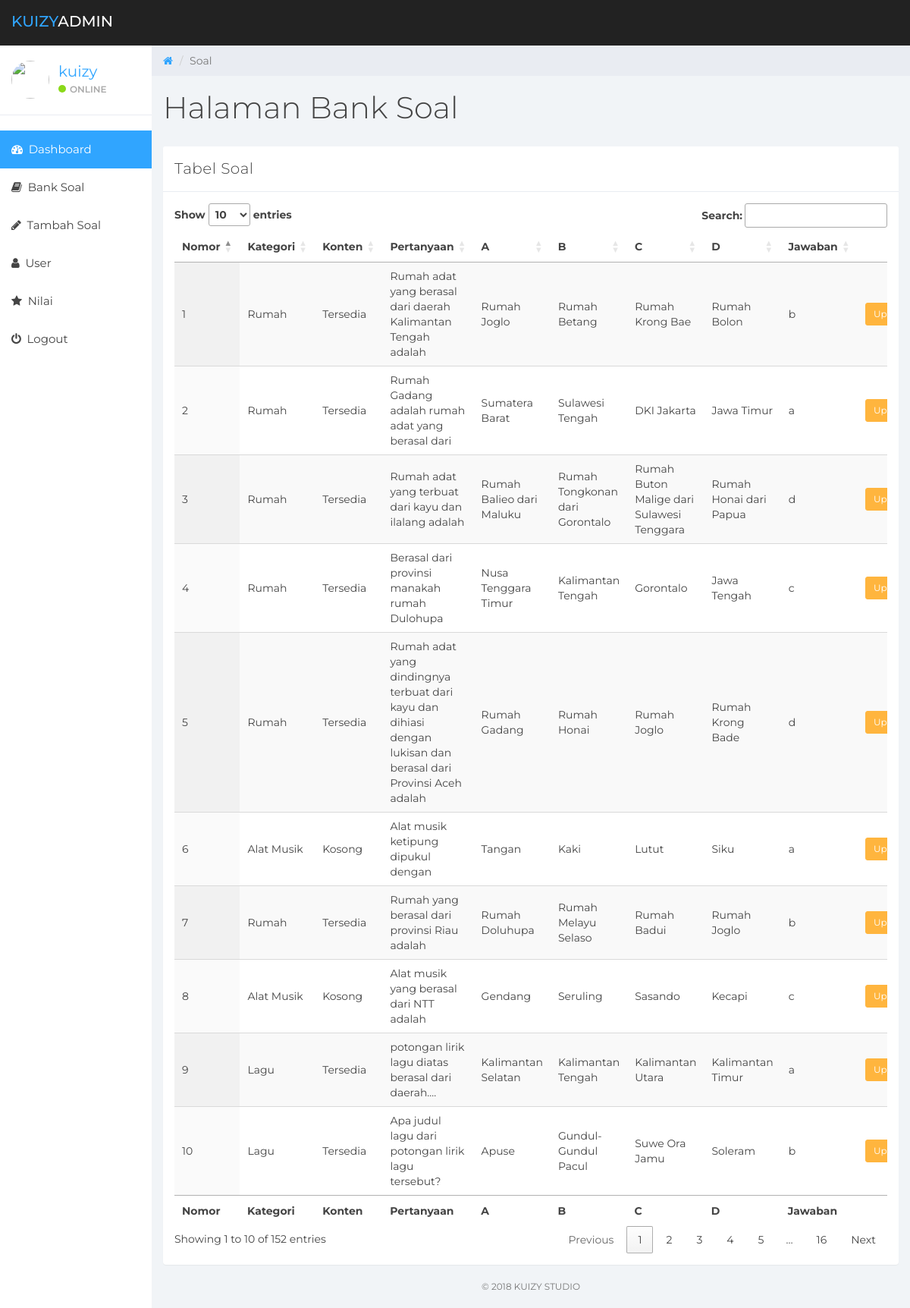
Screenshot of /soal (signed in) with the database file from the repository.
### tables this page shows
CREATE TABLE `soal` (
  `kd_soal` int(11) NOT NULL,
  `soal` varchar(255) NOT NULL,
  `pil_a` varchar(255) NOT NULL,
  `pil_b` varchar(255) NOT NULL,
  `pil_c` varchar(255) NOT NULL,
  `pil_d` varchar(255) NOT NULL,
  `jawaban` varchar(255) NOT NULL,
  `kategori` varchar(255) NOT NULL,
  `gambar` varchar(255) NOT NULL
);

### soal.php (the view, shortened to what this page needs)
<?php
include "act/con.php";
$no=1;
?>
<!DOCTYPE html>
<html>
<head>
	<link rel="stylesheet" type="text/css" href="https://cdn.datatables.net/1.10.16/css/jquery.dataTables.css">
	<link href="css/bootstrap.min.css" rel="stylesheet">
	<link rel="stylesheet" href="https://cdnjs.cloudflare.com/ajax/libs/font-awesome/4.7.0/css/font-awesome.min.css">
	<link href="css/datepicker3.css" rel="stylesheet">
	<link href="css/styles.css" rel="stylesheet">
</head>
<body>
	<?php include"tem/sidebar.php"; ?>
	<div class="col-sm-9 col-sm-offset-3 col-lg-10 col-lg-offset-2 main">
		<div class="row">
			<ol class="breadcrumb">
				<li><a href="https://kuizy.000webhostapp.com/">
					<em class="fa fa-home"></em>
				</a></li>
				<li class="active">Soal</li>
			</ol>
		</div>
		<div class="row">
			<div class="col-lg-12">
				<h1 class="page-header">Halaman Bank Soal</h1>
			</div>
		</div>
		<div class="row">
			<div class="col-lg-12">
				<div class="panel panel-default">
					<div class="panel-heading">Tabel Soal</div>
					<div class="panel-body">
						<table id="example" class="display" cellspacing="0" width="100%">
        <thead>
            <tr>
                <th>Nomor</th>
                <th>Kategori</th>
                <th>Konten</th>
                <th>Pertanyaan</th>
                <th>A</th>
                <th>B</th>
                <th>C</th>
                <th>D</th>
                <th>Jawaban</th>
                <th></th>
            </tr>
        </thead>
        <tfoot>
            <tr>
                <th>Nomor</th>
                <th>Kategori</th>
                <th>Konten</th>
                <th>Pertanyaan</th>
                <th>A</th>
                <th>B</th>
                <th>C</th>
                <th>D</th>
                <th>Jawaban</th>
                <th></th>
            </tr>
        </tfoot>
        <tbody>
        <?php
        $sql = "SELECT * FROM soal";
        $query = $conn->query($sql);
        while ($row = $query->fetch_assoc()) :?>
        	<tr>
        		<td><?php echo $no;?></td>
        		<td>
        		    <?php
        		        if($row['kategori']==1) echo "Alat Musik";
        		        else if($row['kategori']==2) echo "Lagu";
        		        else if($row['kategori']==3) echo "Pakaian";
        		        else if($row['kategori']==4) echo "Rumah";
        		        else if($row['kategori']==5) echo "Tari";
        		    ?>
        		</td>
        		<td><?php if($row['gambar']) echo "Tersedia"; else echo"Kosong";?></td>
        		<td><?php echo $row['soal'];?></td>
                <td><?php echo $row['pil_a'];?></td>
                <td><?php echo $row['pil_b'];?></td>
                <td><?php echo $row['pil_c'];?></td>
                <td><?php echo $row['pil_d'];?></td>
        		<td><?php echo $row['jawaban'];?></td>
        		<td><a href="update/<?php echo $row['kd_soal'];?>"><button type="button" class="btn btn-sm btn-warning">Update</button></a></td>
        	</tr>
        <?php $no++; endwhile;?>
        </tbody>
    </table>
					</div>
				</div>
			</div>
			<div class="col-sm-12">
				<p class="back-link">&copy; 2018 Kuizy Studio</p>
			</div>
		</div>
	</div>
</body>
</html>

### css/styles.css (style rules this page uses)
body { background: #f1f4f7; padding-top: 60px; font-size: 14px; color: #444444; font-family: "Montserrat", "Helvetica Neue", Helvetica, Arial, sans-serif; }
p { color: #777; }
a, a:hover, a:focus { color: #30a5ff; }
h1, h2, h3, h4, h5, h6 { color: #444444; }
h1 { font-weight: 300; font-size: 40px; }
.btn-warning, .btn-warning:hover, .btn-warning:focus, .btn-warning:active, .btn-warning.active, .open > .dropdown-toggle.btn-warning, .btn-warning.disabled, .btn-warning[disabled], fieldset[disabled] .btn-warning, .btn-warning.disabled:hover, .btn-warning[disabled]:hover, fieldset[disabled] .btn-warning:hover, .btn-warning.disabled:focus, .btn-warning[disabled]:focus, fieldset[disabled] .btn-warning:focus, .btn-warning.disabled:active, .btn-warning[disabled]:active, fieldset[disabled] .btn-warning:active, .btn-warning.disabled.active, .btn-warning[disabled].active, fieldset[disabled] .btn-warning.active { background-color: #ffb53e; border-color: #ffb53e; }
.panel { border: 0; }
.panel-heading { font-size: 20px; font-weight: 300; letter-spacing: 0.025em; height: 60px; line-height: 38px; }
.panel-default .panel-heading { background: #fff; border-bottom: 1px solid #e9ecf2; color: #444444; }
.breadcrumb { border-radius: 0; padding: 10px 15px 10px 15px; background: #e9ecf2; margin: 0; }
h1.page-header { margin-top: 20px; border-bottom: 0; }
p.back-link { text-align: center; margin-bottom: 20px; font-size: 12px; text-transform: uppercase; }

### rows the page displays
soal: kategori "Rumah", shows "Tersedia", soal "Rumah adat yang berasal dari daerah Kalimantan Tengah adalah", pil_a "Rumah Joglo", pil_b "Rumah Betang", pil_c "Rumah Krong Bae", pil_d "Rumah Bolon", jawaban "b"
soal: kategori "Rumah", shows "Tersedia", soal "Rumah Gadang adalah rumah adat yang berasal dari", pil_a "Sumatera Barat", pil_b "Sulawesi Tengah", pil_c "DKI Jakarta", pil_d "Jawa Timur", jawaban "a"
soal: kategori "Rumah", shows "Tersedia", soal "Rumah adat yang terbuat dari kayu dan ilalang adalah", pil_a "Rumah Balieo dari Maluku", pil_b "Rumah Tongkonan dari Gorontalo", pil_c "Rumah Buton Malige dari Sulawesi Tenggara", pil_d "Rumah Honai dari Papua", jawaban "d"
soal: kategori "Rumah", shows "Tersedia", soal "Berasal dari provinsi manakah rumah Dulohupa", pil_a "Nusa Tenggara Timur", pil_b "Kalimantan Tengah", pil_c "Gorontalo", pil_d "Jawa Tengah", jawaban "c"
soal: kategori "Rumah", shows "Tersedia", soal "Rumah adat yang dindingnya terbuat dari kayu dan dihiasi dengan lukisan dan berasal dari Provinsi Aceh adalah", pil_a "Rumah Gadang", pil_b "Rumah Honai", pil_c "Rumah Joglo", pil_d "Rumah Krong Bade", jawaban "d"
soal: kategori "Alat Musik", gambar "Kosong", soal "Alat musik ketipung dipukul dengan", pil_a "Tangan", pil_b "Kaki", pil_c "Lutut", pil_d "Siku", jawaban "a"
soal: kategori "Rumah", shows "Tersedia", soal "Rumah yang berasal dari provinsi Riau adalah", pil_a "Rumah Doluhupa", pil_b "Rumah Melayu Selaso", pil_c "Rumah Badui", pil_d "Rumah Joglo", jawaban "b"
soal: kategori "Alat Musik", gambar "Kosong", soal "Alat musik yang berasal dari NTT adalah", pil_a "Gendang", pil_b "Seruling", pil_c "Sasando", pil_d "Kecapi", jawaban "c"
soal: kategori "Lagu", shows "Tersedia", soal "potongan lirik lagu diatas berasal dari daerah....", pil_a "Kalimantan Selatan", pil_b "Kalimantan Tengah", pil_c "Kalimantan Utara", pil_d "Kalimantan Timur", jawaban "a"
soal: kategori "Lagu", shows "Tersedia", soal "Apa judul lagu dari potongan lirik lagu tersebut?", pil_a "Apuse", pil_b "Gundul-Gundul Pacul", pil_c "Suwe Ora Jamu", pil_d "Soleram", jawaban "b"

### other values shown
$_SESSION['username'] "kuizy"
